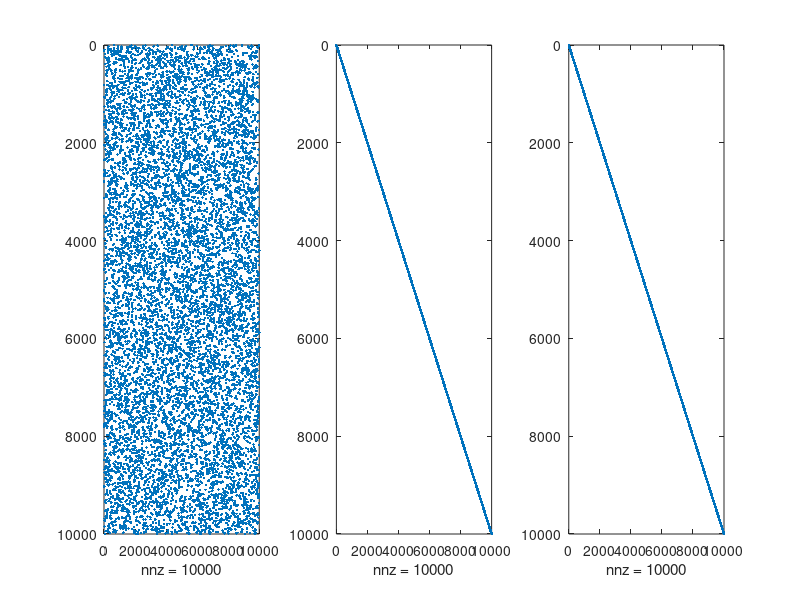

MATLAB code for this plot:
clear
n  =10000;
P = sparse(randperm(n), 1:n, ones(1,n));
[L, U, ~, ~] = lu(P);
figure
subplot(1,3,1); spy(P);subplot(1,3,2); spy(L);subplot(1,3,3);spy(U);
